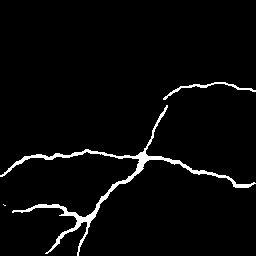
#> input picture outputs/data/train_Resnet50_UNet_woDS/0/002.jpg, 256 x 256 px; its folder holds 4 pictures in this run
$ python resize.py
#> lines starting #> are read from the running program, lines starting #| are printed output that depends on the picture
# 提取目录下所有图片,更改尺寸后保存到另一目录

from PIL import Image
import os.path
import glob
def convertjpg(jpgfile,outdir,width=480,height=320):
#> called with width = 480, height = 320
    img=Image.open(jpgfile)
#> img is the input picture: PIL image 256x256 L; min 0, max 255, mean 8.7
    try:
        new_img=img.resize((width,height),Image.BILINEAR)
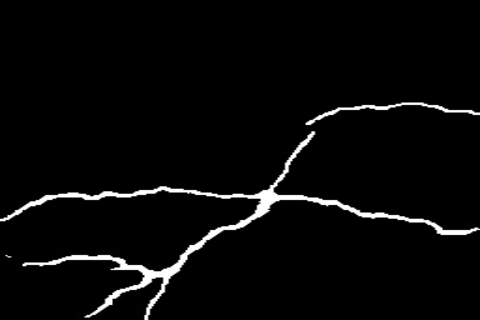
#> new_img: PIL image 480x320 L; min 0, max 255, mean 8.7
        new_img.save(os.path.join(outdir,os.path.basename(jpgfile)))
    except Exception as e:
        print(e)
# for jpgfile in glob.glob("outputs/data/train_VGG_UNet_woDS/0\\*.jpg"):
#     convertjpg(jpgfile,"./outputs/data/train_VGG_UNet_woDS/0")
for jpgfile in glob.glob("outputs/data/train_Resnet50_UNet_woDS/0\\*.jpg"):
    convertjpg(jpgfile, "./outputs/data/train_Resnet50_UNet_woDS/0")
#> pass 2 of the loop `for jpgfile in glob.glob("outputs/data/train_Resnet50_UNet_woDS/0\\*.j..`:
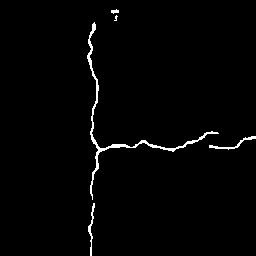
#> input picture outputs/data/train_Resnet50_UNet_woDS/0/003.jpg, 256 x 256 px
#> in convertjpg, img is the input picture: PIL image 256x256 L; min 0, max 255, mean 4.1
#> in convertjpg (call 2), `new_img=img.resize((width,height),Image.BILINEAR)`:
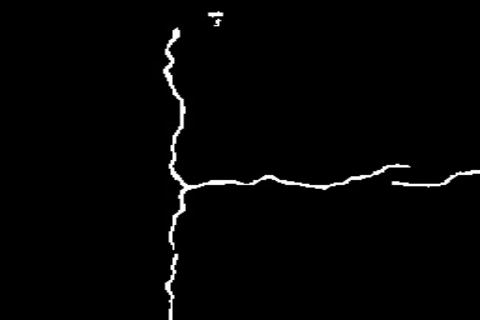
#> new_img: PIL image 480x320 L; min 0, max 255, mean 4.1
#> pass 3 of the loop `for jpgfile in glob.glob("outputs/data/train_Resnet50_UNet_woDS/0\\*.j..`:
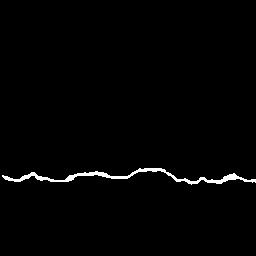
#> input picture outputs/data/train_Resnet50_UNet_woDS/0/005.jpg, 256 x 256 px
#> in convertjpg, img is the input picture: PIL image 256x256 L; min 0, max 255, mean 3.5
#> in convertjpg (call 3), `new_img=img.resize((width,height),Image.BILINEAR)`:
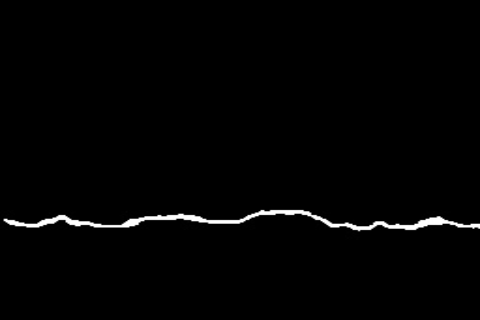
#> new_img: PIL image 480x320 L; min 0, max 255, mean 3.5
#> the loop made 4 passes; the first 3 are shown
